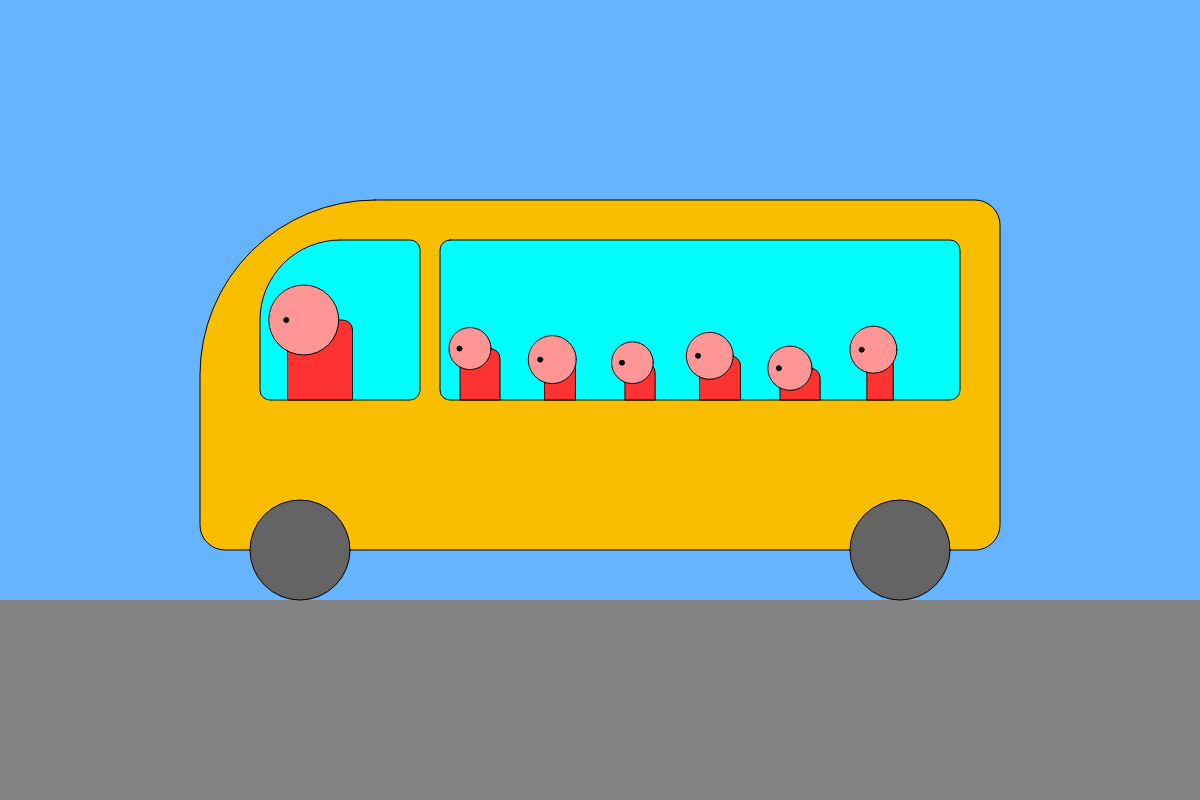
Frame 1 (no input)
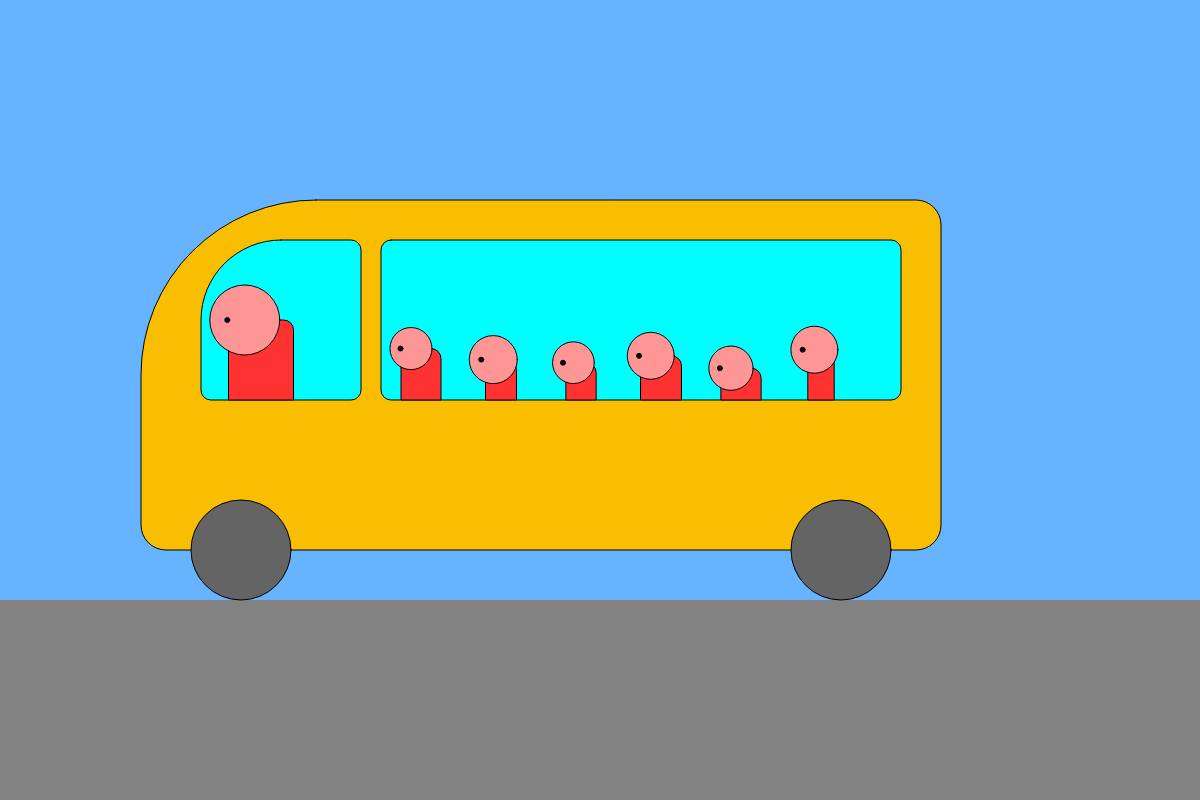
Frame 60 (no input)
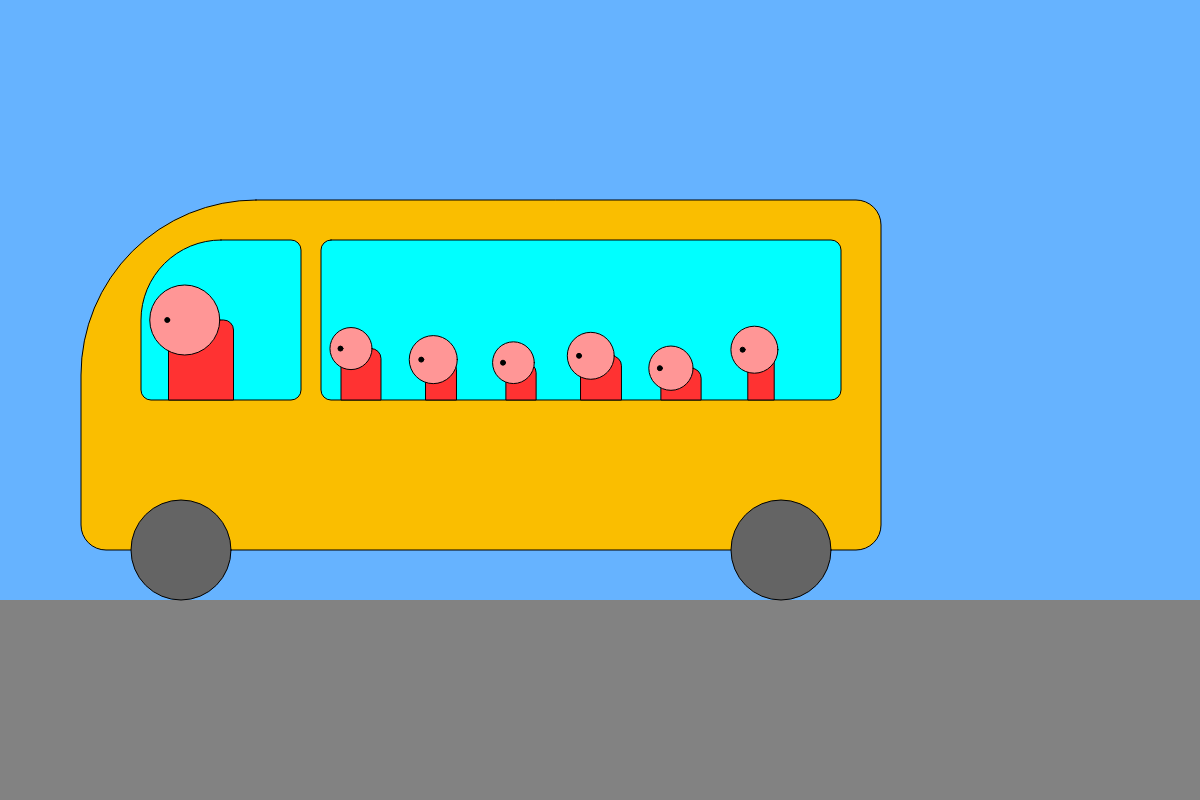
Frame 120 (the mouse pressed at the canvas centre since frame 60)

The p5.js sketch that drew these frames (run headless with seeded random() and noise() and a simulated clock; from frame 60 on, the mouse is pressed at the canvas centre):

// p5.js sketch
// ── sketch.js

var bus;
var floorPos_y;

function setup()
{

    createCanvas(1200,800);
    floorPos_y = 600;
    bus = {
        x: 200, 
        length: 800, 
        height: 400, 
        wheelDia: 100, 
        driver: {},
        passengers: []
    };
    
    bus.driver = {
        pos_x: 0.15, 
        height: 80, 
        headSize: 70,
        bodyWidth: 65
    };
    
    for(var i = 0; i < 6; i++)
    {
        var o = {
            pos_x: 0.35 + i * 0.1, 
            height: random(30,60), 
            headSize: random(40,50),
            bodyWidth: random(25,45)
        }
        bus.passengers.push(o);
    }
}

function draw()
{
    
    background(102,179,255);
    
    noStroke();
    fill(130);
    rect(0,floorPos_y,width, height - floorPos_y);
    
    //draw the bus
    stroke(0);
    fill(250,190,0);
    
    rect(
        bus.x, 
        floorPos_y - bus.height, 
        bus.length, 
        bus.height - bus.wheelDia/2,
        200,
        25,
        25,
        25
    );
    
    //the wheels
    fill(100);
    ellipse(
        bus.x + bus.wheelDia, 
        floorPos_y - bus.wheelDia/2,
        bus.wheelDia
    )
    
        ellipse(
        bus.x - bus.wheelDia + bus.length, 
        floorPos_y - bus.wheelDia/2,
        bus.wheelDia
    )
    
    //the windows
    
    fill(0,255,255);
    
    rect(
    bus.x + bus.length * 0.075,
    floorPos_y - bus.height * 0.9, 
    bus.length * 0.2, 
    bus.height * 0.4, 
    150,
    10,
    10,
    10    
    );
    
    rect(
        bus.x + bus.length * 0.3,
        floorPos_y - bus.height * 0.9, 
        bus.length * 0.65, 
        bus.height * 0.4, 
        10);
    

    var basePos_y = floorPos_y - bus.height * 0.9 + bus.height * 0.4;
    var centerPos_x = bus.x + bus.driver.pos_x * bus.length;
    
    drawPerson(
        centerPos_x, 
        basePos_y,
        bus.driver
    );
    
    
    for(var i = 0 ; i < bus.passengers.length; i++)
    {
        var centerPos_x = bus.x + bus.passengers[i].pos_x * bus.length;
        drawPerson(
            centerPos_x, 
            basePos_y,
            bus.passengers[i]
        );
    }
    
    bus.x -=1;
  
}


function drawPerson(center_pos_x, base_pos_y, attributes)
{
    fill(255,50,50);
    rect(
        center_pos_x - attributes.bodyWidth/2, 
        base_pos_y - attributes.height, 
        attributes.bodyWidth, 
        attributes.height,
         10,10,0,0);
    
    var headpos = center_pos_x - attributes.bodyWidth/4;
    
    //the head
    fill(255,150,150);
    ellipse(headpos, base_pos_y - attributes.height, attributes.headSize);
    
    //the eye
    fill(0);
    ellipse(headpos - attributes.headSize/4, base_pos_y - attributes.height, 5);
}
